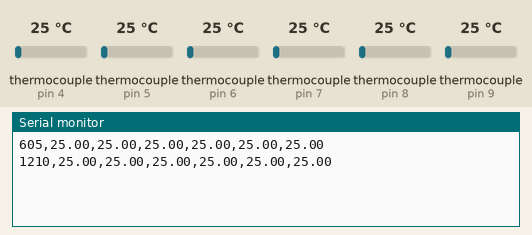
The sketch below on a simulated Arduino Uno, built with avr-gcc and run on an emulated ATmega328P. On the bench: the last lines printed to the serial monitor. The inputs (shaded band) are chosen by the test bench; at power-on: thermocouple (sensors on pin 4, pin 5, pin 6, pin 7, pin 8, pin 9) 25 °C.

Above: at 1.4 s.
1.5 s: thermocouple (sensor on pin 4) set to 6 °C
At 2.3 s:
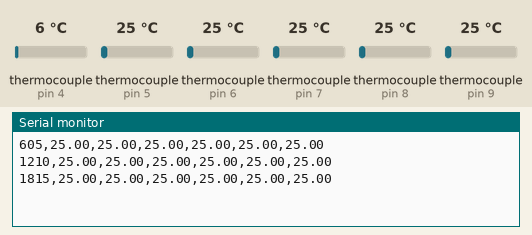
3.0 s: thermocouple (sensor on pin 5) set to 6 °C
At 3.5 s:
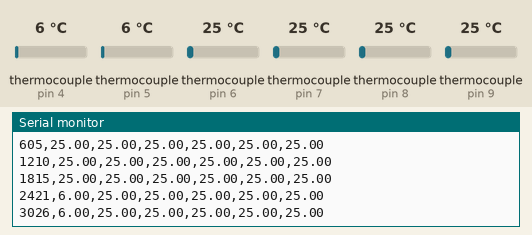
4.5 s: thermocouple (sensor on pin 6) set to 6 °C
At 5.3 s:
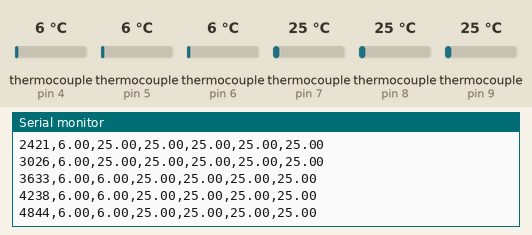
6.0 s: thermocouple (sensor on pin 7) set to 6 °C
At 6.6 s:
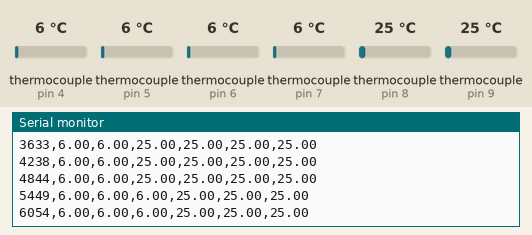
7.5 s: thermocouple (sensor on pin 8) set to 6 °C
At 8.4 s:
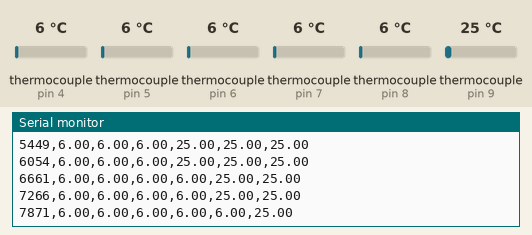
9.0 s: thermocouple (sensor on pin 9) set to 6 °C
At 9.6 s:
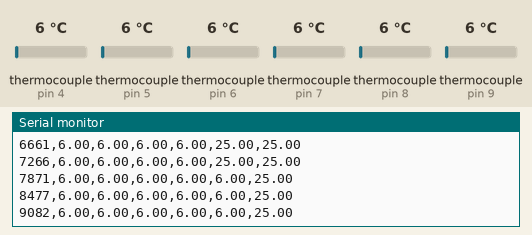
Timing chart, 0 to 11.5 s (numbered marks = the images above; inputs shaded):
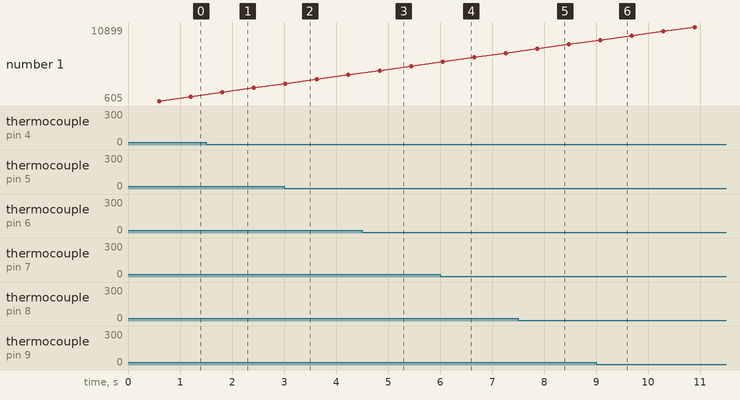

The sketch:

01_MultipleThermocoupleReader.ino
```cpp
/* 01_MultipleThermocoupleRead
 * Code for measuring multiple temperatures using MAX31855 chips.
*/

#include<SPI.h>
#include "Adafruit_MAX31855.h"

#define DO  2 // Common MOSI pin
#define CLK 3 // Common serial clock pin

// Chip select pins
#define CS01  4
#define CS02  5
#define CS03  6
#define CS04  7
#define CS05  8
#define CS06  9

//THERMOCOUPLES
Adafruit_MAX31855 thermocouple01(CLK, CS01, DO);
Adafruit_MAX31855 thermocouple02(CLK, CS02, DO);
Adafruit_MAX31855 thermocouple03(CLK, CS03, DO);
Adafruit_MAX31855 thermocouple04(CLK, CS04, DO);
Adafruit_MAX31855 thermocouple05(CLK, CS05, DO);
Adafruit_MAX31855 thermocouple06(CLK, CS06, DO);
//

String payloadStr;
double temps [6]; // Buffer to hold thermocouple data

void setup() {
  Serial.begin(9600);
}

void loop() {

  // Read thermocouples
  temps[0] = thermocouple01.readCelsius();
  delay(100);
  temps[1] = thermocouple02.readCelsius();
  delay(100);
  temps[2] = thermocouple03.readCelsius();
  delay(100);
  temps[3] = thermocouple04.readCelsius();
  delay(100);
  temps[4] = thermocouple05.readCelsius();
  delay(100);
  temps[5] = thermocouple06.readCelsius();
  delay(100);

  // Construct string to print, using "0.0" if NaN is returned
  payloadStr = "";
  if (isnan(temps[0])) {
    payloadStr = payloadStr + "0.0";
  } else {
    payloadStr = payloadStr + temps[0];
  }
  for (int i = 1; i < 6; i++) {
    if (isnan(temps[i])) {
      payloadStr = payloadStr + "," + "0.0";
    } else {
      payloadStr = payloadStr + "," + temps[i];
    }
  }

  Serial.print(millis());
  Serial.print(",");
  Serial.println(payloadStr);

}
```

Measured:
- after the input at 7.5 s, the serial monitor: prints a new line after 0.37 s (image 5)
